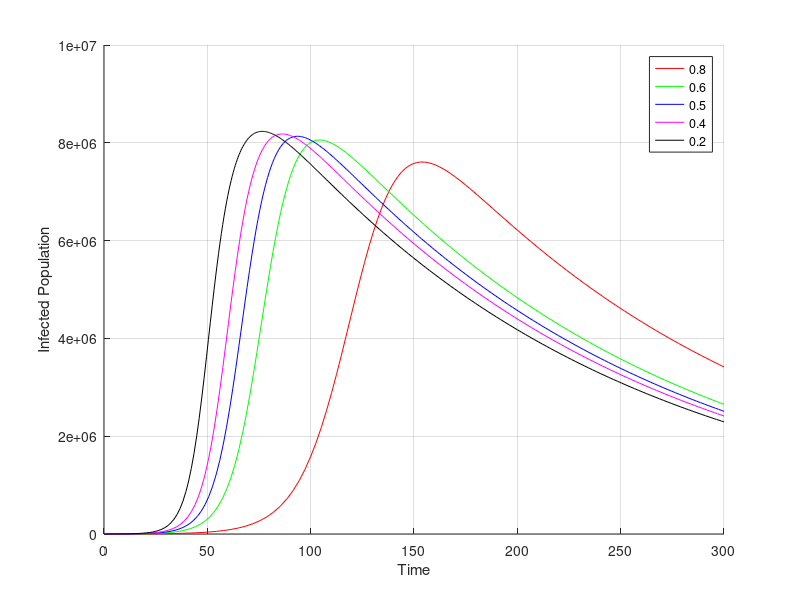

Reproduce this figure in MATLAB.
%seir
a = 0.006; % Recovery rate
e = 0.1;   % Transition rate 
b = 0.75;  % Transmission rate
N = 10000000; 

E0 = 2000; 
I0 = 10;   
R0 = 0;    
S0 = N - E0 - I0; 

tspan = [0 300];       
x0 = [S0, E0, I0, R0]; 


seir_eqn = @(t, x, u) [
    -b * (1-u) * x(1) * x(3) / N;      
    b * (1-u) * x(1) * x(3) / N - e * x(2); 
    e * x(2) - a * x(3);              
    a * x(3)                           
];


u = [0.8, 0.6, 0.5, 0.4, 0.2];
colors = ['r', 'g', 'b', 'm', 'k']; 
hold on;


for i = 1:length(u)
    u_i = u(i);
    [t, solution] = ode45(@(t, x) seir_eqn(t, x, u_i), tspan, x0);
    plot(t, solution(:, 3), colors(i));
end


hold off;
xlabel('Time');
ylabel('Infected Population');
legend('0.8', '0.6', '0.5', '0.4', '0.2')
grid on;
